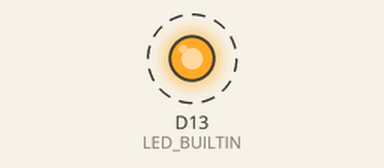
Recording of a program running on a simulated Arduino Uno R4 Minima. On the bench: output pins drawn as LEDs (lit = HIGH). Dashed ring = blinking. What the program prints to the serial monitor is not drawn.

Above: at 0.5 s.
Timing chart, 0 to 4.6 s (numbered marks = the images above):
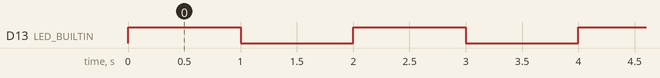

Measured:
- by itself, D13 (LED_BUILTIN): alternates HIGH for 1.0 s and LOW for 1.0 s

The program:

main.cpp
```cpp
#include <Arduino.h>

void setup() {
  // initialize serial communication at 9600 bits per second
  Serial.begin(115200);
  Serial.println("Start process!!");

  // initialize digital pin LED_BUILTIN as an output.
  pinMode(LED_BUILTIN, OUTPUT);
}

void loop() {
  // print out the state of the process
  Serial.println("LED update cycle.");

  digitalWrite(LED_BUILTIN, HIGH);  // turn the LED on (HIGH is the voltage level)
  delay(1000);                      // wait for a second
  digitalWrite(LED_BUILTIN, LOW);   // turn the LED off by making the voltage LOW
  delay(1000);                      // wait for a second
}
```
